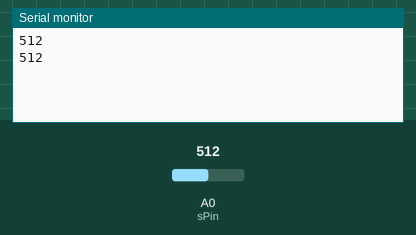
A sketch run on a simulated Arduino Uno, built with avr-gcc and run on an emulated ATmega328P. On the bench: the last lines printed to the serial monitor. The inputs (shaded band) are chosen by the test bench; at power-on: A0 (sPin) = 512.

Above: at 1.5 s.
1.6 s: A0 (sPin) set to 716
At 1.6 s:
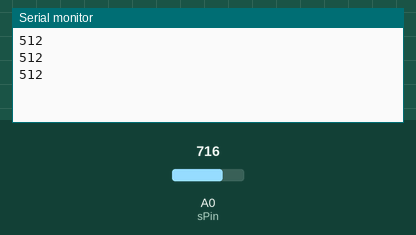
3.1 s: A0 (sPin) set to 900
At 3.1 s:
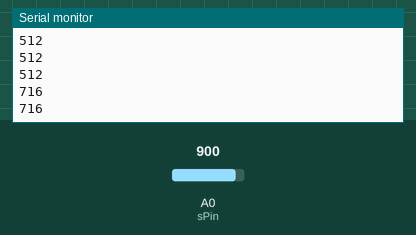
Timing chart, 0 to 6.1 s (numbered marks = the images above; inputs shaded):
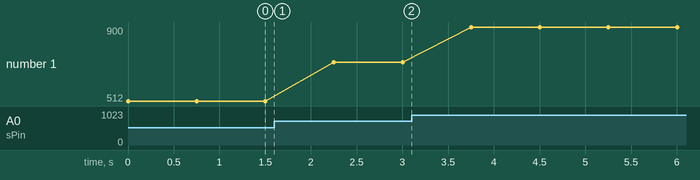

The sketch:

_vibration.ino
```cpp
//振動センサを接続するピン
//A0ピンに接続します
const int sPin = A0;

void setup() {
  //9600bpmでシリアル通信
  Serial.begin(9600);
}

void loop() {
  //振動センサの値を取得
  int sValue = analogRead(sPin);

  //シリアルモニタに振動センサからの値を表示
  Serial.println(sValue);

 delay(750);
}
```

Measured:
- plotted number 1: 512 → 716 after the input at 1.6 s, 716 → 900 after the input at 3.1 s
